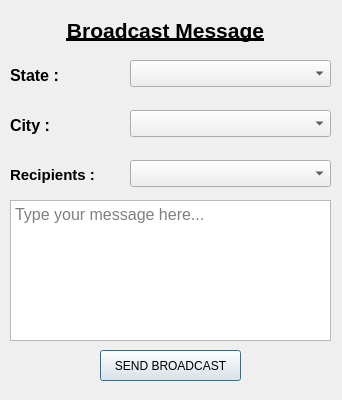
<?xml version="1.0" encoding="UTF-8"?>
<ui version="4.0">
 <class>broadcast</class>
 <widget class="QDialog" name="broadcast">
  <property name="geometry">
   <rect>
    <x>0</x>
    <y>0</y>
    <width>342</width>
    <height>400</height>
   </rect>
  </property>
  <property name="sizePolicy">
   <sizepolicy hsizetype="Fixed" vsizetype="Fixed">
    <horstretch>0</horstretch>
    <verstretch>0</verstretch>
   </sizepolicy>
  </property>
  <property name="minimumSize">
   <size>
    <width>342</width>
    <height>400</height>
   </size>
  </property>
  <property name="maximumSize">
   <size>
    <width>342</width>
    <height>400</height>
   </size>
  </property>
  <property name="windowTitle">
   <string> </string>
  </property>
  <widget class="QTextBrowser" name="message">
   <property name="geometry">
    <rect>
     <x>10</x>
     <y>200</y>
     <width>321</width>
     <height>141</height>
    </rect>
   </property>
   <property name="sizePolicy">
    <sizepolicy hsizetype="Fixed" vsizetype="Fixed">
     <horstretch>0</horstretch>
     <verstretch>0</verstretch>
    </sizepolicy>
   </property>
   <property name="styleSheet">
    <string notr="true">font-size:12pt;</string>
   </property>
   <property name="textInteractionFlags">
    <set>Qt::LinksAccessibleByKeyboard|Qt::LinksAccessibleByMouse|Qt::TextBrowserInteraction|Qt::TextEditable|Qt::TextSelectableByMouse</set>
   </property>
   <property name="placeholderText">
    <string>Type your message here...</string>
   </property>
  </widget>
  <widget class="QPushButton" name="broadcastButton">
   <property name="geometry">
    <rect>
     <x>100</x>
     <y>350</y>
     <width>141</width>
     <height>31</height>
    </rect>
   </property>
   <property name="text">
    <string>SEND BROADCAST</string>
   </property>
  </widget>
  <widget class="QComboBox" name="recipientsComboBox">
   <property name="geometry">
    <rect>
     <x>130</x>
     <y>160</y>
     <width>201</width>
     <height>27</height>
    </rect>
   </property>
  </widget>
  <widget class="QLabel" name="recipientsLabel">
   <property name="geometry">
    <rect>
     <x>10</x>
     <y>160</y>
     <width>101</width>
     <height>31</height>
    </rect>
   </property>
   <property name="styleSheet">
    <string notr="true">font-size: 10pt;
font-weight:bold;</string>
   </property>
   <property name="text">
    <string>&lt;html&gt;&lt;head/&gt;&lt;body&gt;&lt;p&gt;&lt;span style=&quot; font-size:11pt;&quot;&gt;Recipients :&lt;/span&gt;&lt;/p&gt;&lt;/body&gt;&lt;/html&gt;</string>
   </property>
  </widget>
  <widget class="QLabel" name="title">
   <property name="geometry">
    <rect>
     <x>50</x>
     <y>10</y>
     <width>231</width>
     <height>41</height>
    </rect>
   </property>
   <property name="text">
    <string>&lt;html&gt;&lt;head/&gt;&lt;body&gt;&lt;p&gt;&lt;span style=&quot; font-size:16pt; font-weight:600; text-decoration: underline;&quot;&gt;Broadcast Message&lt;/span&gt;&lt;/p&gt;&lt;/body&gt;&lt;/html&gt;</string>
   </property>
   <property name="alignment">
    <set>Qt::AlignCenter</set>
   </property>
  </widget>
  <widget class="QLabel" name="cityLabel">
   <property name="geometry">
    <rect>
     <x>10</x>
     <y>110</y>
     <width>111</width>
     <height>31</height>
    </rect>
   </property>
   <property name="text">
    <string>&lt;html&gt;&lt;head/&gt;&lt;body&gt;&lt;p&gt;&lt;span style=&quot; font-size:12pt; font-weight:600;&quot;&gt;City : &lt;/span&gt;&lt;/p&gt;&lt;/body&gt;&lt;/html&gt;</string>
   </property>
  </widget>
  <widget class="QLabel" name="stateLabel">
   <property name="geometry">
    <rect>
     <x>10</x>
     <y>60</y>
     <width>111</width>
     <height>31</height>
    </rect>
   </property>
   <property name="text">
    <string>&lt;html&gt;&lt;head/&gt;&lt;body&gt;&lt;p&gt;&lt;span style=&quot; font-size:12pt; font-weight:600;&quot;&gt;State : &lt;/span&gt;&lt;/p&gt;&lt;/body&gt;&lt;/html&gt;</string>
   </property>
  </widget>
  <widget class="QComboBox" name="cityComboBox">
   <property name="geometry">
    <rect>
     <x>130</x>
     <y>110</y>
     <width>201</width>
     <height>27</height>
    </rect>
   </property>
  </widget>
  <widget class="QComboBox" name="stateComboBox">
   <property name="geometry">
    <rect>
     <x>130</x>
     <y>60</y>
     <width>201</width>
     <height>27</height>
    </rect>
   </property>
  </widget>
 </widget>
 <resources/>
 <connections/>
</ui>
